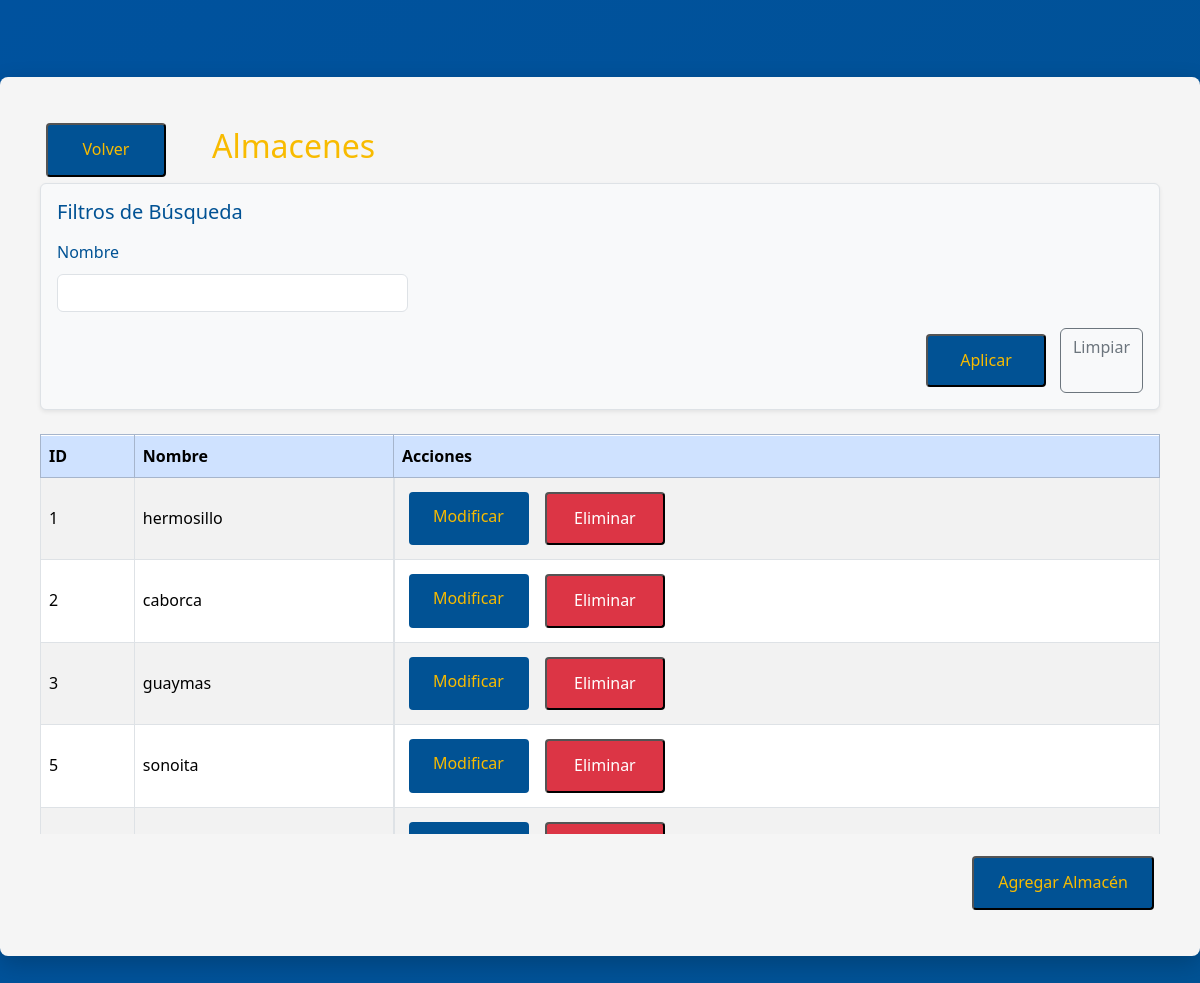
Page /almacenes (signed in) on the committed database.
### tables this page shows
CREATE TABLE almacenes (
    id INTEGER PRIMARY KEY,
    nombre TEXT NOT NULL
);

### app.py (the view)
@app.route('/almacenes')
@login_requerido
def almacenes():
    conn = get_db_connection()
    cursor = conn.cursor()
    nombre = request.args.get('nombre', '').strip()
    query = 'SELECT * FROM almacenes WHERE 1=1'
    params = []
    if nombre:
        query += ' AND nombre LIKE ?'
        params.append('%' + nombre + '%')
    cursor.execute(query, params)
    almacenes = cursor.fetchall()
    conn.close()
    filter_values = {
        'nombre': nombre
    }
    return render_template('almacenes.html',
                           almacenes=almacenes,
                           usuario=session.get('usuario'),
                           rol=session.get('rol'),
                           filter_values=filter_values)

### app.py (called while the page is built)
def login_requerido(f):
    @wraps(f)
    def decorated_function(*args, **kwargs):
        if 'usuario' not in session:
            flash('Debe iniciar sesión para acceder a esta página', 'warning')
            return redirect(url_for('login'))
        return f(*args, **kwargs)
    return decorated_function

def get_db_connection():
    conn = sqlite3.connect('instance/InventarioBD.db')
    conn.row_factory = sqlite3.Row
    return conn

### templates/almacenes.html (shortened to what this page needs)
<!DOCTYPE html>
<html lang="en">
<head>
    <link href="https://cdn.jsdelivr.net/npm/bootstrap@5.3.3/dist/css/bootstrap.min.css" rel="stylesheet">
    <link rel="stylesheet" href="../static/css/base.css">
    <link rel="stylesheet" href="../static/css/components/buttons.css">
    <link rel="stylesheet" href="../static/css/components/headers.css">
    <link rel="stylesheet" href="../static/css/pages/almacenes.css">
</head>
<body>
<div class="container">
    <div class="container-header">
        <button type="button" class="pestana-volver-atras"
                onclick="window.location.href='{{ url_for('inicio') }}'">
            Volver
        </button>
        <h2>Almacenes</h2>
    </div>
    <div class="filtros-busqueda p-3 mb-4 border rounded shadow-sm bg-light">
        <h5 class="mb-3">Filtros de Búsqueda</h5>
        <form method="GET" action="{{ url_for('almacenes') }}">
            <div class="row g-3">
                <div class="col-md-4">
                    <label for="nombre" class="form-label">Nombre</label>
                    <input type="text" id="nombre" name="nombre" class="form-control"
                           value="{{ filter_values.nombre }}">
                </div>
            </div>
            <div class="mt-3 d-flex justify-content-end gap-2">
                <button type="submit">Aplicar</button>
                <a href="{{ url_for('almacenes') }}" class="btn btn-outline-secondary">Limpiar</a>
            </div>
        </form>
    </div>
    <div class="tabla-datos">
        <div class="table-responsive" style="max-height: 400px; overflow-y: auto;">
            <table class="table table-bordered table-hover table-striped align-middle shadow-sm bg-white">
                <thead class="table-primary sticky-top">
                    <tr>
                        <th>ID</th>
                        <th>Nombre</th>
                        <th>Acciones</th>
                    </tr>
                </thead>
                <tbody>
                    {% for a in almacenes %}
                    <tr>
                        <td>{{ a['id'] }}</td>
                        <td>{{ a['nombre'] }}</td>
                        <td class="d-flex gap-1">
                            {% if rol == 'ADMIN' or rol == 'ALMACENES' %}
                                <a href="{{ url_for('modificar_almacen', id=a['id']) }}" class="modify-button">Modificar</a>
                                <form method="POST" action="{{ url_for('eliminar_almacen', id=a['id']) }}"
                                      onsubmit="return confirm('¿Está seguro de que desea eliminar el almacén {{ a['nombre'] }}?');">
                                    <button type="submit" class="eliminar-button">Eliminar</button>
                                </form>
                            {% else %}
                                <span class="text-muted">No Autorizado</span>
                            {% endif %}
                        </td>
                    </tr>
                    {% endfor %}
                </tbody>
            </table>
        </div>
        <div class="apartado-botones-secundarios mt-3 d-flex justify-content-end gap-2">
            {% if rol == 'ADMIN' or rol == 'ALMACENES' %}
                <button type="button" onclick="window.location.href='{{ url_for('crear_almacen') }}'">
                    Agregar Almacén
                </button>
            {% endif %}
        </div>
    </div>
</div>
</body>
</html>

### static/css/base.css (style rules this page uses)
:root { --azul-unison: #00529e; --azul-oscuro-unison: #015294; --dorado-unison: #f8bb00; --dorado-oscuro-unison: #d99e30; --blanco: #ffffff; --texto-principal: #333333; }
body { background: linear-gradient(135deg, #00529e 0%, #015294 100%); min-height: 100vh; line-height: 1.6; color: var(--azul-oscuro-unison); display: flex; align-items: center; justify-content: center; margin: 0; font-family: 'Segoe UI', Tahoma, Geneva, Verdana, sans-serif; padding: 0; }
.container { background-color: #f5f5f5; border-radius: 8px; padding: 40px; width: 100%; max-width: 1300px; box-shadow: 0 8px 24px rgba(0, 0, 0, 0.2); }

### static/css/components/buttons.css (style rules this page uses)
button, .modify-button, .eliminar-button { padding: 12px 24px; font-size: 16px; min-width: 120px; margin: 6px; border-radius: 4px; cursor: pointer; background-color: var(--azul-oscuro-unison); color: var(--dorado-unison); text-decoration: none; transition: background-color 0.3s ease; font-family: 'Segoe UI', Tahoma, Geneva, Verdana, sans-serif; }
.apartado-botones-secundarios { display: flex; justify-content: center; text-align: center; }
.pestana-volver-atras { justify-self: flex-start; }
.eliminar-button { background-color: #dc3545; color: #ffffff; }

### static/css/components/headers.css (style rules this page uses)
.container-header { display: flex; align-items: center; justify-content: flex-start; }
.container-header h2 { display: flex; align-items: center; color: var(--dorado-unison); margin-left: 40px; }

### rows in the picture
almacenes: id "1", nombre "hermosillo"
almacenes: id "2", nombre "caborca"
almacenes: id "3", nombre "guaymas"
almacenes: id "5", nombre "sonoita"
